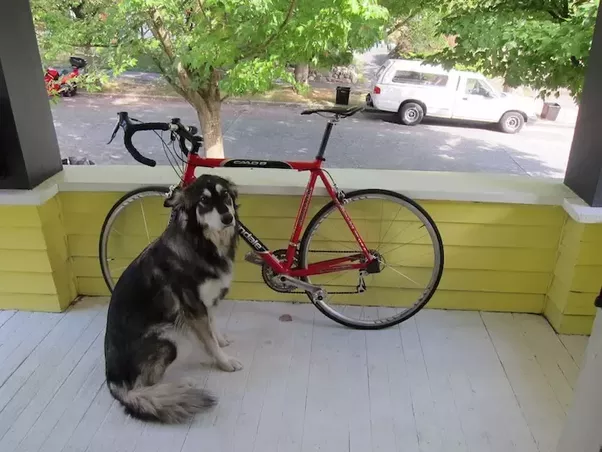
#> input picture OpenCV/edge-detection1.png, 602 x 452 px
$ python canny_edge_detector.py
#> lines starting #> are read from the running program, lines starting #| are printed output that depends on the picture; after the words box and inside, x2 and y2 are one past the last pixel; in counts of white or black regions, pixels touching at a corner belong together
import cv2
import numpy as np
from matplotlib import pyplot as plt
from PIL import Image

img = cv2.imread("edge-detection1.png")
#> img is the input picture: shape (452, 602, 3); mean B, G, R 114.6, 135.5, 135.2
img = cv2.cvtColor(img, cv2.COLOR_BGR2RGB)
canny = cv2.Canny(img, 602, 452)
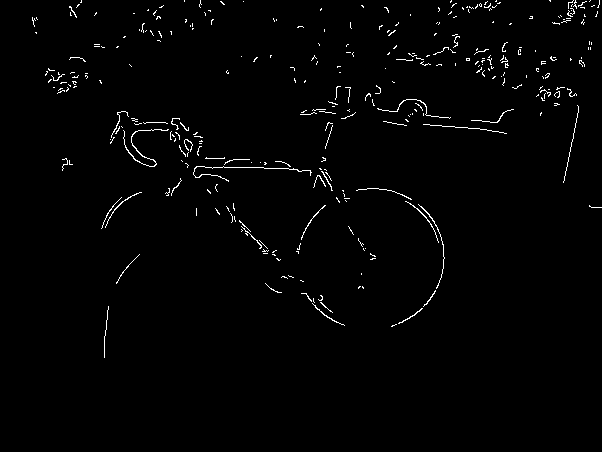
#> canny: shape (452, 602); 1.4% white in thin lines or dots, all inside (x1, y1, x2, y2) = (32, 0, 602, 358)

titles = ['image', 'canny']
images = [img, canny]
pil_img=Image.fromarray(canny).convert('RGB')
pil_img.save('result_canny.png')
for i in range(2):
    plt.subplot(1, 2, i+1), plt.imshow(images[i], 'gray')
    plt.title(titles[i])
    plt.xticks([]),plt.yticks([])

plt.show()
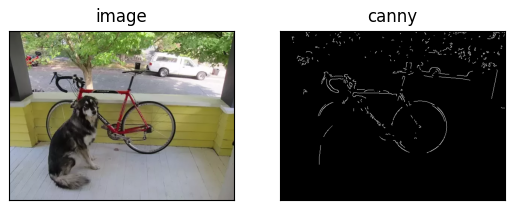
#> figure drawn by matplotlib, 2 panels
